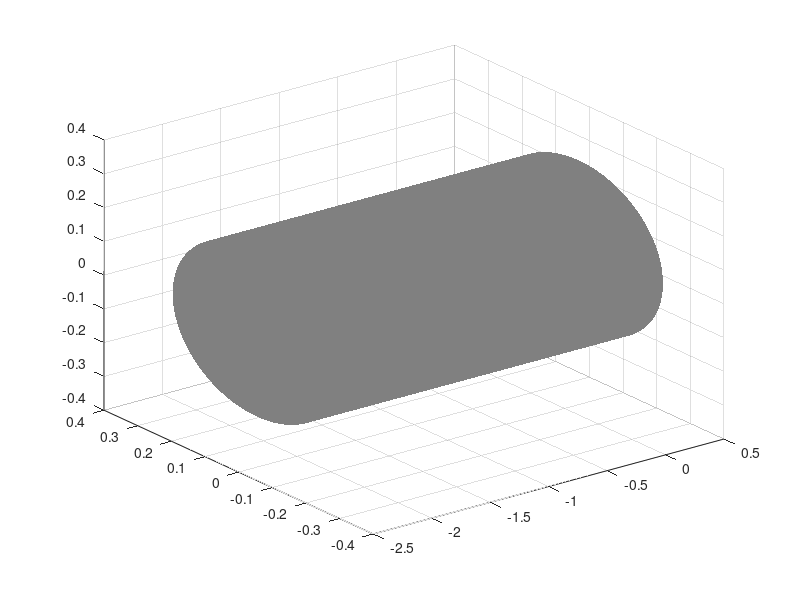

This figure's MATLAB source: (Note: this script raises an error after producing the figure.)
clear all;
clc;


diffusion_coefficient = 0.1; %um^2/s
r=0.25; % um
frame_length=0.1; % 100 ms
number_of_steps = 500;
number_of_dimensions = 3;

%% surface of cylinder = rectangle

%surface of the cylinder
dxz = sqrt(2*diffusion_coefficient*frame_length).*randn(number_of_steps, number_of_dimensions-1);
position = [zeros(1,2); cumsum(dxz,1)];

%% mapping for 2d rect projection to cylinder

H = position(:,1); %x axis is the h cylindrical coordinates
R = r*ones(number_of_steps+1,1); % the radius is fixed at r
T = position(:,2)./R; %theta coordinates is defined as (theta)=Z/R
%% convert cylindrical coordinates back to cart for matlab

[z,y,x] = pol2cart(T,R,H);


%%
n_step=100;
th=0:pi/100:2*pi;
z_cylinder=r*cos(th);
y_cylinder=r*sin(th);

figure()
surf( [max(x(1:n_step)).*ones(1,size(th,2)); min(x(1:n_step)).*ones(1,size(th,2))],...
    [y_cylinder; y_cylinder], [z_cylinder; z_cylinder], 'FaceColor',[0.5 0.5 0.5],...
    'EdgeColor','none')
alpha 0.5

hold on
plot3(x(1:n_step),y(1:n_step),z(1:n_step),'r', 'LineWidth',1.5)
xlabel('x [$$\mu$$m]','Interpreter','latex')
ylabel('y [$$\mu$$m]','Interpreter','latex')
zlabel('z [$$\mu$$m]','Interpreter','latex')
axis image
set(gca,'FontSize',16);
set(gca,'TickLabelInterpreter','latex');
ax=gca;
ax.LineWidth=1.5;
view(-75,15)
print(gcf,'diffusion_on_cylinder','-dpng','-r300');
%%

figure()
surf( [max(x(1:n_step)).*ones(1,size(th,2)); min(x(1:n_step)).*ones(1,size(th,2))],...
    [y_cylinder; y_cylinder], [z_cylinder; z_cylinder], 'FaceColor',[0.5 0.5 0.5],...
    'EdgeColor','none')
alpha 0.5

hold on
plot3(x(1:n_step),y(1:n_step),z(1:n_step),'r', 'LineWidth',1.5)
xlabel('x [$$\mu$$m]','Interpreter','latex')
ylabel('y [$$\mu$$m]','Interpreter','latex')
zlabel('z [$$\mu$$m]','Interpreter','latex')
axis image
set(gca,'FontSize',16);
set(gca,'TickLabelInterpreter','latex');
ax=gca;
ax.LineWidth=1.5;
view(0,90)  % XY
print(gcf,'diffusion_on_cylinder_xy','-dpng','-r300');
%%
figure()
surf( [max(x(1:n_step)).*ones(1,size(th,2)); min(x(1:n_step)).*ones(1,size(th,2))],...
    [y_cylinder; y_cylinder], [z_cylinder; z_cylinder], 'FaceColor',[0.5 0.5 0.5],...
    'EdgeColor','none')
alpha 0.5

hold on
plot3(x(1:n_step),y(1:n_step),z(1:n_step),'r', 'LineWidth',1.5)
xlabel('x [$$\mu$$m]','Interpreter','latex')
ylabel('y [$$\mu$$m]','Interpreter','latex')
zlabel('z [$$\mu$$m]','Interpreter','latex')
axis image
set(gca,'FontSize',16);
set(gca,'TickLabelInterpreter','latex');
ax=gca;
ax.LineWidth=1.5;
view(90,0)  % YZ
print(gcf,'diffusion_on_cylinder_yz','-dpng','-r300');

%%
